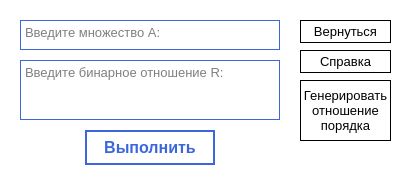
<?xml version="1.0" encoding="UTF-8"?>
<ui version="4.0">
 <class>MainWindow</class>
 <widget class="QMainWindow" name="MainWindow">
  <property name="enabled">
   <bool>true</bool>
  </property>
  <property name="geometry">
   <rect>
    <x>0</x>
    <y>0</y>
    <width>410</width>
    <height>175</height>
   </rect>
  </property>
  <property name="sizePolicy">
   <sizepolicy hsizetype="Fixed" vsizetype="Fixed">
    <horstretch>0</horstretch>
    <verstretch>0</verstretch>
   </sizepolicy>
  </property>
  <property name="minimumSize">
   <size>
    <width>410</width>
    <height>175</height>
   </size>
  </property>
  <property name="maximumSize">
   <size>
    <width>410</width>
    <height>175</height>
   </size>
  </property>
  <property name="font">
   <font>
    <family>Arial</family>
   </font>
  </property>
  <property name="windowTitle">
   <string>Диаграмма Хассе</string>
  </property>
  <property name="styleSheet">
   <string notr="true">background-color: #FEFFFE;</string>
  </property>
  <widget class="QWidget" name="centralwidget">
   <property name="sizePolicy">
    <sizepolicy hsizetype="Fixed" vsizetype="Fixed">
     <horstretch>0</horstretch>
     <verstretch>0</verstretch>
    </sizepolicy>
   </property>
   <widget class="QLabel" name="lbl_symm">
    <property name="geometry">
     <rect>
      <x>20</x>
      <y>240</y>
      <width>260</width>
      <height>16</height>
     </rect>
    </property>
    <property name="font">
     <font>
      <family>Arial</family>
      <pointsize>9</pointsize>
      <weight>50</weight>
      <italic>false</italic>
      <bold>false</bold>
      <underline>false</underline>
      <strikeout>false</strikeout>
      <kerning>true</kerning>
     </font>
    </property>
    <property name="text">
     <string/>
    </property>
   </widget>
   <widget class="QLabel" name="lbl_reflex">
    <property name="geometry">
     <rect>
      <x>20</x>
      <y>210</y>
      <width>260</width>
      <height>16</height>
     </rect>
    </property>
    <property name="font">
     <font>
      <family>Arial</family>
      <pointsize>9</pointsize>
      <weight>50</weight>
      <italic>false</italic>
      <bold>false</bold>
      <underline>false</underline>
      <strikeout>false</strikeout>
      <kerning>true</kerning>
     </font>
    </property>
    <property name="text">
     <string/>
    </property>
   </widget>
   <widget class="QTextEdit" name="edt_setR">
    <property name="geometry">
     <rect>
      <x>20</x>
      <y>60</y>
      <width>260</width>
      <height>60</height>
     </rect>
    </property>
    <property name="font">
     <font>
      <family>Arial</family>
      <pointsize>10</pointsize>
      <weight>50</weight>
      <bold>false</bold>
     </font>
    </property>
    <property name="styleSheet">
     <string notr="true">border-color: #3C66DC;
border-width: 1px;
border-style: solid;</string>
    </property>
    <property name="tabChangesFocus">
     <bool>true</bool>
    </property>
    <property name="html">
     <string>&lt;!DOCTYPE HTML PUBLIC &quot;-//W3C//DTD HTML 4.0//EN&quot; &quot;http://www.w3.org/TR/REC-html40/strict.dtd&quot;&gt;
&lt;html&gt;&lt;head&gt;&lt;meta name=&quot;qrichtext&quot; content=&quot;1&quot; /&gt;&lt;style type=&quot;text/css&quot;&gt;
p, li { white-space: pre-wrap; }
&lt;/style&gt;&lt;/head&gt;&lt;body style=&quot; font-family:'Arial'; font-size:10pt; font-weight:400; font-style:normal;&quot;&gt;
&lt;p style=&quot;-qt-paragraph-type:empty; margin-top:0px; margin-bottom:0px; margin-left:0px; margin-right:0px; -qt-block-indent:0; text-indent:0px; font-family:'MS Shell Dlg 2'; font-size:8.25pt;&quot;&gt;&lt;br /&gt;&lt;/p&gt;&lt;/body&gt;&lt;/html&gt;</string>
    </property>
    <property name="placeholderText">
     <string>Введите бинарное отношение R:</string>
    </property>
   </widget>
   <widget class="QLabel" name="lbl_props">
    <property name="geometry">
     <rect>
      <x>20</x>
      <y>180</y>
      <width>260</width>
      <height>16</height>
     </rect>
    </property>
    <property name="font">
     <font>
      <family>Arial</family>
      <pointsize>9</pointsize>
      <weight>50</weight>
      <italic>false</italic>
      <bold>false</bold>
      <underline>false</underline>
      <strikeout>false</strikeout>
      <kerning>true</kerning>
     </font>
    </property>
    <property name="text">
     <string>Свойства бинарного отношения:</string>
    </property>
   </widget>
   <widget class="QTextEdit" name="edt_setA">
    <property name="geometry">
     <rect>
      <x>20</x>
      <y>20</y>
      <width>260</width>
      <height>30</height>
     </rect>
    </property>
    <property name="font">
     <font>
      <family>Arial</family>
      <pointsize>10</pointsize>
      <weight>50</weight>
      <bold>false</bold>
     </font>
    </property>
    <property name="styleSheet">
     <string notr="true">border-color: #3C66DC;
border-width: 1px;
border-style: solid;</string>
    </property>
    <property name="tabChangesFocus">
     <bool>true</bool>
    </property>
    <property name="html">
     <string>&lt;!DOCTYPE HTML PUBLIC &quot;-//W3C//DTD HTML 4.0//EN&quot; &quot;http://www.w3.org/TR/REC-html40/strict.dtd&quot;&gt;
&lt;html&gt;&lt;head&gt;&lt;meta name=&quot;qrichtext&quot; content=&quot;1&quot; /&gt;&lt;style type=&quot;text/css&quot;&gt;
p, li { white-space: pre-wrap; }
&lt;/style&gt;&lt;/head&gt;&lt;body style=&quot; font-family:'Arial'; font-size:10pt; font-weight:400; font-style:normal;&quot;&gt;
&lt;p style=&quot;-qt-paragraph-type:empty; margin-top:0px; margin-bottom:0px; margin-left:0px; margin-right:0px; -qt-block-indent:0; text-indent:0px; font-family:'MS Shell Dlg 2'; font-size:8.25pt;&quot;&gt;&lt;br /&gt;&lt;/p&gt;&lt;/body&gt;&lt;/html&gt;</string>
    </property>
    <property name="placeholderText">
     <string>Введите множество А:</string>
    </property>
   </widget>
   <widget class="QLabel" name="lbl_antisym">
    <property name="geometry">
     <rect>
      <x>20</x>
      <y>270</y>
      <width>260</width>
      <height>16</height>
     </rect>
    </property>
    <property name="font">
     <font>
      <family>Arial</family>
      <pointsize>9</pointsize>
      <weight>50</weight>
      <italic>false</italic>
      <bold>false</bold>
      <underline>false</underline>
      <strikeout>false</strikeout>
      <kerning>true</kerning>
     </font>
    </property>
    <property name="text">
     <string/>
    </property>
   </widget>
   <widget class="QPushButton" name="btn_run">
    <property name="geometry">
     <rect>
      <x>85</x>
      <y>130</y>
      <width>130</width>
      <height>35</height>
     </rect>
    </property>
    <property name="font">
     <font>
      <family>Arial</family>
      <pointsize>12</pointsize>
      <weight>75</weight>
      <italic>false</italic>
      <bold>true</bold>
     </font>
    </property>
    <property name="styleSheet">
     <string notr="true">border-color: #3C66DC;
font: 90 12pt &quot;Arial&quot;;
font-weight: bold;
color: #3C66DC;
border-width: 2px;
border-style: solid;
background-color: rgb(255, 255, 255);</string>
    </property>
    <property name="text">
     <string>Выполнить</string>
    </property>
   </widget>
   <widget class="QLabel" name="lbl_trans">
    <property name="geometry">
     <rect>
      <x>20</x>
      <y>300</y>
      <width>260</width>
      <height>16</height>
     </rect>
    </property>
    <property name="font">
     <font>
      <family>Arial</family>
      <pointsize>9</pointsize>
      <weight>50</weight>
      <italic>false</italic>
      <bold>false</bold>
      <underline>false</underline>
      <strikeout>false</strikeout>
      <kerning>true</kerning>
     </font>
    </property>
    <property name="text">
     <string/>
    </property>
   </widget>
   <widget class="QLabel" name="lbl_class">
    <property name="geometry">
     <rect>
      <x>20</x>
      <y>340</y>
      <width>260</width>
      <height>16</height>
     </rect>
    </property>
    <property name="font">
     <font>
      <family>Arial</family>
      <pointsize>9</pointsize>
      <weight>50</weight>
      <italic>false</italic>
      <bold>false</bold>
      <underline>false</underline>
      <strikeout>false</strikeout>
      <kerning>true</kerning>
     </font>
    </property>
    <property name="text">
     <string>Класс бинарного отношения:</string>
    </property>
   </widget>
   <widget class="QLabel" name="lbl_bin_class">
    <property name="geometry">
     <rect>
      <x>20</x>
      <y>370</y>
      <width>260</width>
      <height>16</height>
     </rect>
    </property>
    <property name="font">
     <font>
      <weight>75</weight>
      <bold>true</bold>
     </font>
    </property>
    <property name="styleSheet">
     <string notr="true">color: rgb(184, 0, 0);
font-weight: bold</string>
    </property>
    <property name="text">
     <string/>
    </property>
   </widget>
   <widget class="QPushButton" name="btn_help">
    <property name="geometry">
     <rect>
      <x>300</x>
      <y>50</y>
      <width>91</width>
      <height>23</height>
     </rect>
    </property>
    <property name="font">
     <font>
      <family>Arial</family>
      <pointsize>10</pointsize>
      <weight>11</weight>
      <italic>false</italic>
      <bold>false</bold>
     </font>
    </property>
    <property name="styleSheet">
     <string notr="true">border-color: black;
font: 90 10pt &quot;Arial&quot;;
color: #black;
border-width: 1px;
border-style: solid;
background-color: rgb(255, 255, 255);</string>
    </property>
    <property name="text">
     <string>Справка</string>
    </property>
   </widget>
   <widget class="QPushButton" name="btn_back">
    <property name="geometry">
     <rect>
      <x>300</x>
      <y>20</y>
      <width>91</width>
      <height>23</height>
     </rect>
    </property>
    <property name="font">
     <font>
      <family>Arial</family>
      <pointsize>10</pointsize>
      <weight>11</weight>
      <italic>false</italic>
      <bold>false</bold>
     </font>
    </property>
    <property name="styleSheet">
     <string notr="true">border-color: black;
font: 90 10pt &quot;Arial&quot;;
color: #black;
border-width: 1px;
border-style: solid;
background-color: rgb(255, 255, 255);</string>
    </property>
    <property name="text">
     <string>Вернуться</string>
    </property>
   </widget>
   <widget class="QPushButton" name="btn_gen">
    <property name="geometry">
     <rect>
      <x>300</x>
      <y>80</y>
      <width>91</width>
      <height>61</height>
     </rect>
    </property>
    <property name="font">
     <font>
      <family>Arial</family>
      <pointsize>10</pointsize>
      <weight>11</weight>
      <italic>false</italic>
      <bold>false</bold>
     </font>
    </property>
    <property name="autoFillBackground">
     <bool>false</bool>
    </property>
    <property name="styleSheet">
     <string notr="true">white-space: normal;
border-color: black;
font: 90 10pt &quot;Arial&quot;;
color: #black;
border-width: 1px;
border-style: solid;
background-color: rgb(255, 255, 255);</string>
    </property>
    <property name="text">
     <string>Генерировать
отношение
порядка</string>
    </property>
    <property name="autoRepeat">
     <bool>false</bool>
    </property>
    <property name="flat">
     <bool>false</bool>
    </property>
   </widget>
  </widget>
 </widget>
 <resources/>
 <connections/>
</ui>
